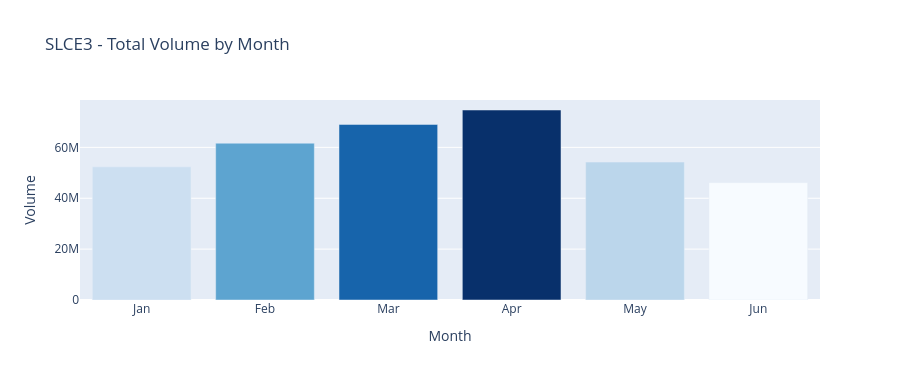

Source (notebook cell):
### Markdown cell above
### 5.4 Monthly Volume

### Code cell
fig = px.bar(monthly, x='month_name', y='volume_total',
             title='SLCE3 - Total Volume by Month',
             labels={'month_name': 'Month', 'volume_total': 'Volume'},
             color='volume_total', color_continuous_scale='Blues')
fig.update_layout(height=380, coloraxis_showscale=False)
fig.show()

### Figure 1 — Plotly figure (JSON) as saved in the notebook; plotly's stock layout.template omitted (floating-point values rounded to 4 significant figures)
{"data": [{"hovertemplate": "Month=%{x}<br>Volume=%{marker.color}<extra></extra>", "legendgroup": "", "marker": {"color": [52340000.0, 61640000.0, 69020000.0, 74690000.0, 54230000.0, 46140000.0], "coloraxis": "coloraxis", "pattern": {"shape": ""}}, "name": "", "orientation": "v", "showlegend": false, "textposition": "auto", "type": "bar", "x": ["Jan", "Feb", "Mar", "Apr", "May", "Jun"], "xaxis": "x", "y": [52340000.0, 61640000.0, 69020000.0, 74690000.0, 54230000.0, 46140000.0], "yaxis": "y"}], "layout": {"barmode": "relative", "coloraxis": {"colorbar": {"title": {"text": "Volume"}}, "colorscale": [[0, "rgb(247,251,255)"], [0.125, "rgb(222,235,247)"], [0.25, "rgb(198,219,239)"], [0.375, "rgb(158,202,225)"], [0.5, "rgb(107,174,214)"], [0.625, "rgb(66,146,198)"], [0.75, "rgb(33,113,181)"], [0.875, "rgb(8,81,156)"], [1, "rgb(8,48,107)"]], "showscale": false}, "height": 380, "legend": {"tracegroupgap": 0}, "title": {"text": "SLCE3 - Total Volume by Month"}, "xaxis": {"anchor": "y", "domain": [0, 1], "title": {"text": "Month"}}, "yaxis": {"anchor": "x", "domain": [0, 1], "title": {"text": "Volume"}}}}
